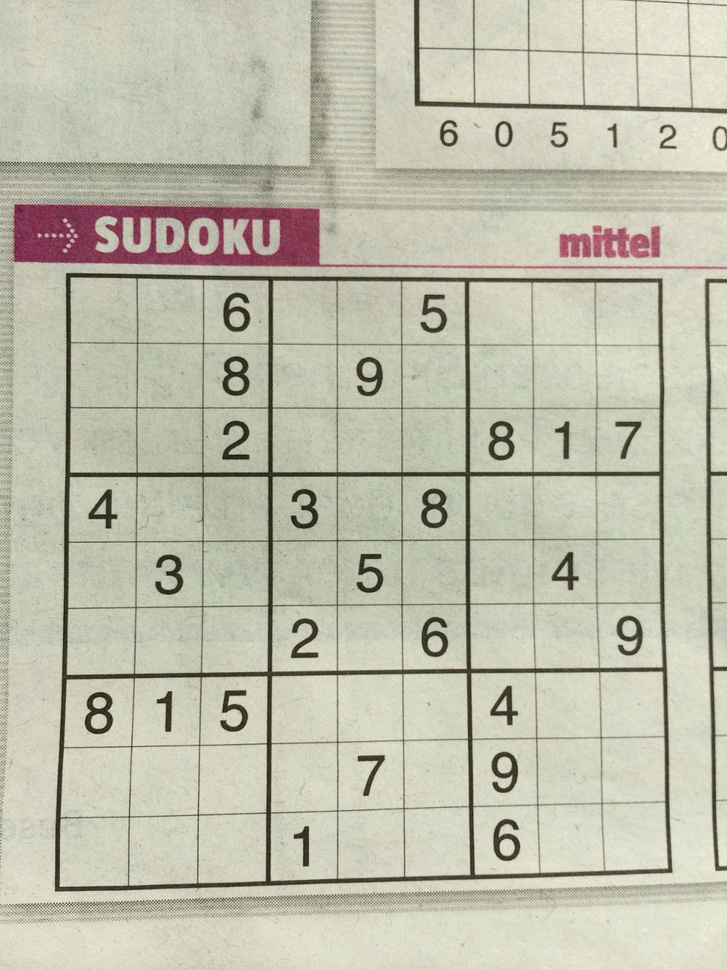
#> input picture IVP Lab - Model Questions/SET-3/image1004.jpg, 727 x 970 px, shrunk from 960 x 1280 before the run
$ jupyter execute --allow-errors notebook.ipynb
#> lines starting #> are read from the running program, lines starting #| are printed output that depends on the picture; after the words box and inside, x2 and y2 are one past the last pixel; in counts of white or black regions, pixels touching at a corner belong together
#### Question:

Given the Sudoku image try to extract the numbers or highlight them using the appropriate image processing methods.

`Import the required libraries`

[cell 1]
import cv2
import numpy as np
import matplotlib.pyplot as plt
import easyocr

`Function to display the images`

[cell 2]
def display(img,name):
    plt.title(name)
    plt.imshow(img,cmap='gray')
    plt.axis('off')

`Read the image`

[cell 3]
image = cv2.imread('image1004.jpg')
#> image is the input picture: shape (970, 727, 3); mean B, G, R 173, 191.2, 191.7
gray = cv2.cvtColor(image, cv2.COLOR_BGR2GRAY)
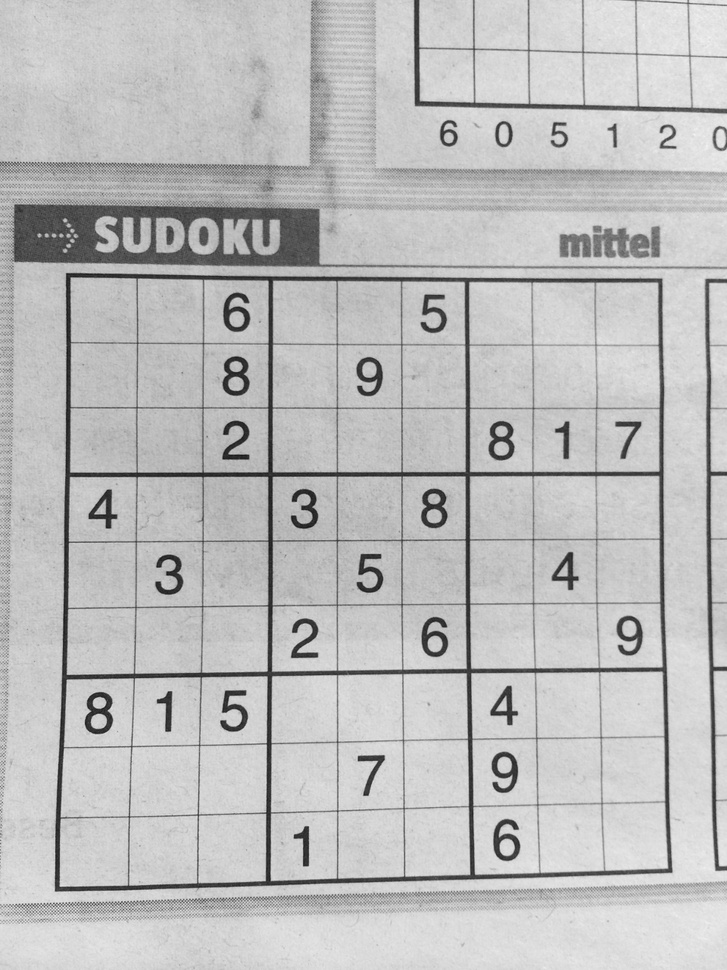
#> gray: shape (970, 727); min 20, max 244, mean 189.3

plt.figure(figsize=(10,10))
plt.subplot(1,2,1), display(image,'Original Image')
plt.subplot(1,2,2), display(gray,'Gray Image')
plt.show()
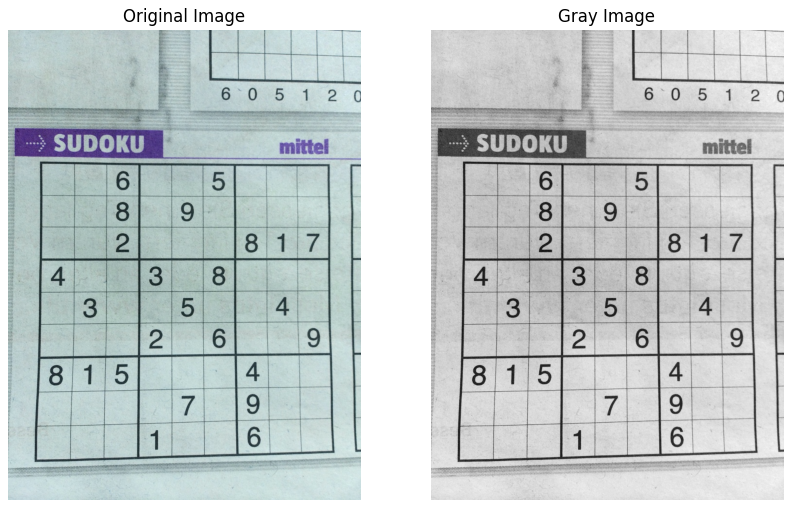
#> figure drawn by matplotlib, 2 panels; B, G, R data is drawn as R, G, B

[cell 4]
gray.shape
#> Out = (970, 727)

`Image Preprocessing`

[cell 5]
blur = cv2.GaussianBlur(gray, (5,5), 0) # Apply Gaussian blur
thresh = cv2.adaptiveThreshold(blur, 255, 1, 1, 11, 2) # Apply adaptive threshold
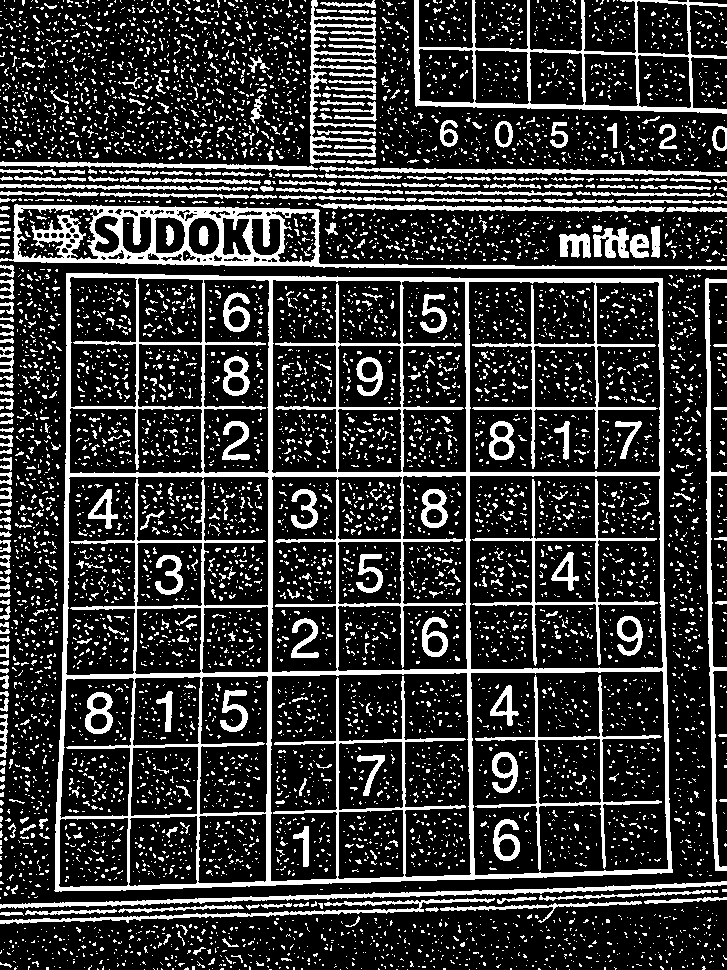
#> thresh: shape (970, 727); 21.1% white; 7370 white regions (6851 under 20 px)
contours, _ = cv2.findContours(thresh, cv2.RETR_TREE, cv2.CHAIN_APPROX_SIMPLE) # Find contours
#> contours = 7518 contours, 7203 with area under 20; largest, box (x1, y1, x2, y2) and area: (54, 273, 673, 892) 364774, (470, 670, 669, 876) 38650, (469, 475, 664, 670) 36901, (468, 281, 661, 473) 31008, (270, 672, 472, 882) 30228
contours = sorted(contours, key=cv2.contourArea, reverse=True) # Sort by area (keep only the largest one)
for cnt in contours:
    epsilon = 0.1*cv2.arcLength(cnt,True)
    approx = cv2.approxPolyDP(cnt,epsilon,True)
    if len(approx) == 4:
        # Crop and save the image
        x, y, w, h = cv2.boundingRect(cnt)
        cropped = image[y:y+h, x:x+w]
        display(cropped, 'Cropped Image')
        break
#> this loop made 1 pass
#> (epsilon, approx, x, y, w, h) on pass 1: (246.7, [[66, 273], [55, 891], [672, 872], [662, 278]], 54, 273, 619, 619)
#> pass 1, `cropped = image[y:y+h, x:x+w]`:
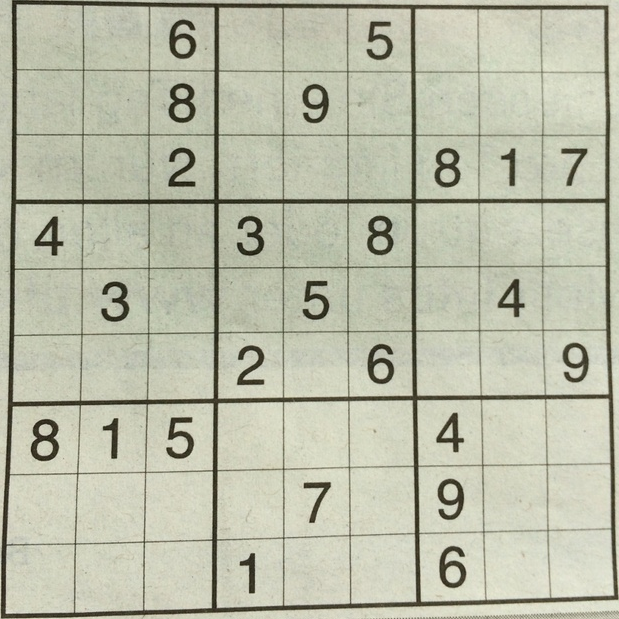
#> cropped: shape (619, 619, 3); mean B, G, R 169.3, 189.2, 187

`Detecting the edges`

[cell 6]
imagewrap_blur = cv2.GaussianBlur(cropped, (5, 5), 0)
edges = cv2.Canny(imagewrap_blur, 50, 100)
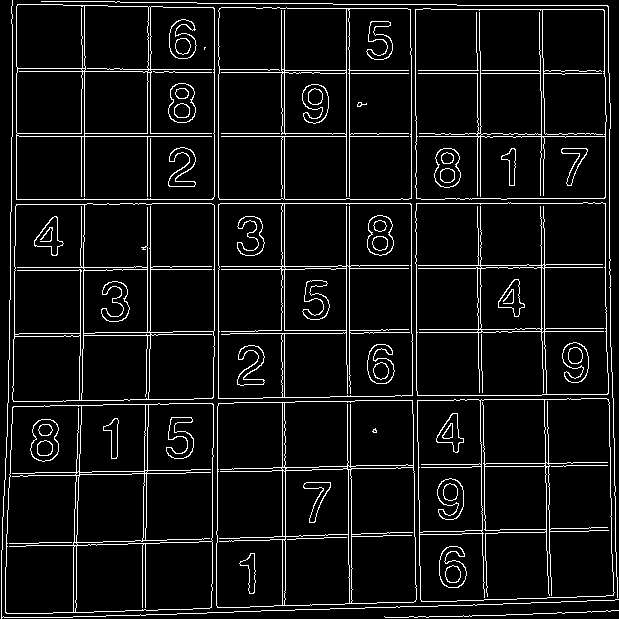
#> edges: shape (619, 619); 7.4% white in thin lines or dots

[cell 7]
display(edges, 'Edges')
